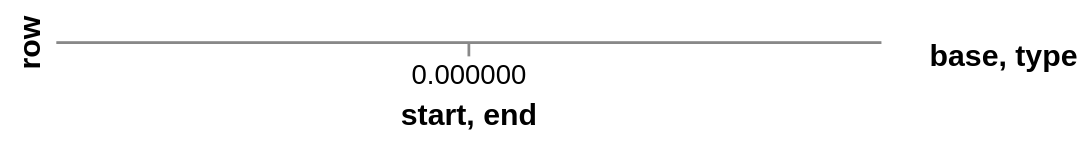

Vega-Lite specification stored for this chart:
### Vega-Lite specification from a JSON file in a GitHub repository (floating-point values rounded to 4 significant figures)
{"datasets": {"reference": [], "reads": []}, "encoding": {"x": {"field": "start", "type": "quantitative"}, "x2": {"field": "end", "type": "quantitative"}, "size": {"value": 4}}, "layer": [{"data": {"name": "reference"}, "transform": [{"calculate": "datum.position - 0.5", "as": "start"}, {"calculate": "datum.position + 0.5", "as": "end"}], "mark": "rule", "encoding": {"y": {"value": 0}, "color": {"field": "base", "type": "nominal"}}}, {"data": {"name": "reads"}, "transform": [{"as": "cigars", "calculate": "split(datum.cigar, '|')"}, {"as": "cigar_index", "calculate": "sequence(datum.cigars.length)"}, {"flatten": ["cigars", "cigar_index"]}, {"calculate": "if(substring(datum.cigars, 0, 1) == 'i', 'insertion', if(substring(datum.cigars, length(datum.cigars) - 1, length(datum.cigars)) == '=', 'match', if(substring(datum.cigars, length(datum.cigars) - 1, length(datum.cigars)) == 'd', 'deletion', substring(datum.cigars, 1, length(datum.cigars)))))", "as": "type"}, {"calculate": "if(datum.type == 'match' || datum.type == 'deletion', parseInt(substring(datum.cigars, 0, length(datum.cigars) - 1)), if(datum.type == 'insertion', 1, parseInt(substring(datum.cigars, 0, length(datum.cigars) - 1))))", "as": "length"}, {"calculate": "datum.position", "as": "offset"}, {"calculate": "datum.position + datum.offset - 0.5", "as": "start"}, {"calculate": "datum.position + datum.offset + datum.length + 0.5", "as": "end"}], "mark": "rule", "encoding": {"y": {"field": "row", "type": "ordinal"}, "color": {"field": "type", "type": "nominal"}}}]}
